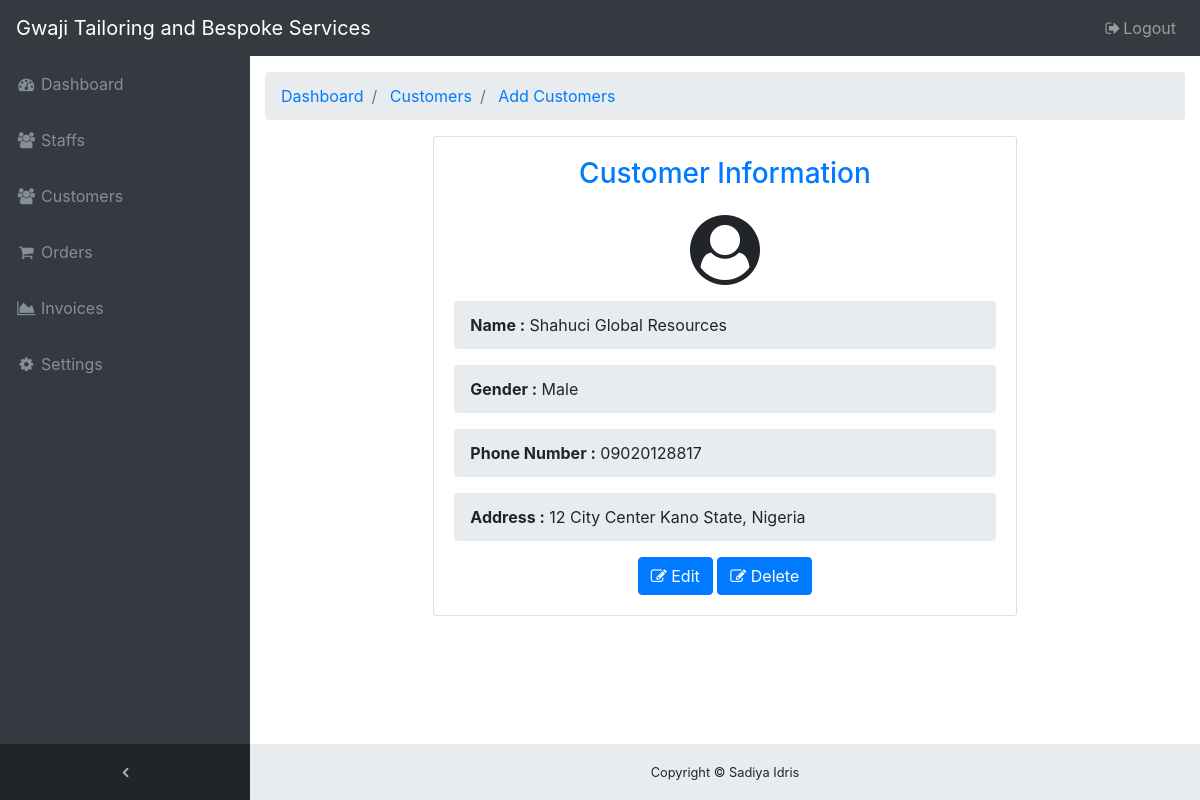
The app's page /customer-view?id=1 (signed in) with its own data.
### tables this page shows
CREATE TABLE `data_clark` (
  `dataClark_id` int(10) NOT NULL,
  `firstName` varchar(100) NOT NULL,
  `surName` varchar(100) NOT NULL,
  `emailAddress` varchar(100) NOT NULL,
  `dateOfBirth` varchar(100) NOT NULL,
  `gender` varchar(100) NOT NULL,
  `maritalStatus` varchar(100) NOT NULL,
  `nationality` varchar(100) NOT NULL,
  `education` varchar(100) NOT NULL,
  `address` varchar(100) NOT NULL,
  `picture` varchar(1000) NOT NULL,
  `businessTitle` varchar(100) DEFAULT NULL,
  `businessMotto` varchar(100) DEFAULT NULL,
  `businessPhone1` varchar(100) DEFAULT NULL,
  `businessPhone2` varchar(100) DEFAULT NULL,
  `businessAddress` varchar(100) DEFAULT NULL,
  `businessLogo` varchar(1000) DEFAULT NULL,
  `password` varchar(100) NOT NULL,
  `status` int(10) DEFAULT NULL,
  `created_at` timestamp NOT NULL DEFAULT current_timestamp(),
  `updated_at` timestamp NULL DEFAULT NULL ON UPDATE current_timestamp()
);

CREATE TABLE `customers` (
  `customer_id` int(10) NOT NULL,
  `dataClark_id` int(10) NOT NULL,
  `name` varchar(100) DEFAULT NULL,
  `gender` varchar(100) DEFAULT NULL,
  `phoneNumber` varchar(100) DEFAULT NULL,
  `address` varchar(100) DEFAULT NULL,
  `created_at` timestamp NOT NULL DEFAULT current_timestamp(),
  `updated_at` timestamp NULL DEFAULT NULL ON UPDATE current_timestamp()
);

### auth.php (called while the page is built, shortened)
<?php
include 'connection.php';
if (isset($_SESSION['adminid'])) {
  $adminid = $_SESSION['adminid'];
}else {
  echo "<script>window.open('index', '_self')</script>";
}
  $adminINFOR = $conn->query("SELECT * FROM data_clark WHERE dataClark_id='".$adminid."' ") or die($conn->error);
    while ($row = $adminINFOR->fetch_assoc()) {
      $btitle = $row['businessTitle'];
    }
?>

### customer-view.php (the view, shortened to what this page needs)
<!DOCTYPE html>
<html lang="en">
<head>
  <link href="vendor/bootstrap/css/bootstrap.min.css" rel="stylesheet">
  <link href="vendor/font-awesome/css/font-awesome.min.css" rel="stylesheet" type="text/css">
  <link href="vendor/datatables/dataTables.bootstrap4.css" rel="stylesheet">
  <link href="css/sb-admin.css" rel="stylesheet">
</head>
<body class="fixed-nav sticky-footer bg-dark" id="page-top">
  <?php
    include 'auth.php'; include 'components/navbar.php';
    if(!empty($_GET['id'])){
        $id = $_GET['id'];
    }else{
        echo "<script> window.open('Customers', '_self')</script>";
    }
    $getCustomer = $conn->query("SELECT * FROM customers WHERE customer_id='".$id."' ");
    while ($row = $getCustomer->fetch_assoc()) {
        $name = $row['name'];
        $gender = $row['gender'];
        $phone = $row['phoneNumber'];
        $address = $row['address'];
    }
  ?>
  <div class="content-wrapper">
    <div class="container-fluid">
      <ol class="breadcrumb">
        <li class="breadcrumb-item">
          <a href="home">Dashboard</a>
        </li>
        <li class="breadcrumb-item active">
            <a href="customers">Customers</a>
        </li>
        <li class="breadcrumb-item active">
            <a href="customer-add">Add Customers</a>
        </li>
      </ol>
      <div class="col-md-8 mx-auto">
        <div class="card mb-3">
            <div class="card-body">
                <h3 class="text-center text-primary">Customer Information</h3>
                <center>
                    <i class="fa fa-user-circle my-3" style="font-size: 70px;"></i>
                </center>
                <div class="row">
                    <div class="col-md-12">
                        <ul class="breadcrumb">
                        <li><b>Name :</b> <?= $name ?></li>
                        </ul>
                    </div>
                    <div class="col-md-12">
                        <ul class="breadcrumb">
                            <li><b>Gender :</b> <?= $gender ?></li>
                        </ul>
                    </div>
                    <div class="col-md-12">
                        <ul class="breadcrumb">
                            <li><b>Phone Number :</b> <?= $phone ?></li>
                        </ul>
                    </div>
                    <div class="col-md-12">
                        <ul class="breadcrumb">
                            <li><b>Address :</b> <?= $address ?></li>
                        </ul>
                    </div>
                </div>
                <center>
                    <a href="customer-edit?id=<?= $id ?>" class="btn btn-primary"><i class="fa fa-edit"></i> Edit</a>
                    <a href="process?action=DeleteCustomer&id=<?= $id ?>" class="btn btn-primary"><i class="fa fa-edit"></i> Delete</a>
                </center>
            </div>
        </div>
      </div>
    </div>
    <?php include 'components/footer.php';?>
  </div>
</body>
</html>

### components/navbar.php (shortened to what this page needs)
<nav class="navbar navbar-expand-lg navbar-dark bg-dark fixed-top" id="mainNav">
    <a class="navbar-brand" href="index.html"><?= $btitle?></a>
    <div class="collapse navbar-collapse" id="navbarResponsive">
      <ul class="navbar-nav navbar-sidenav" id="exampleAccordion">
        <li class="nav-item" data-toggle="tooltip" data-placement="right" title="Dashboard">
          <a class="nav-link" href="home">
            <i class="fa fa-fw fa-dashboard"></i>
            <span class="nav-link-text">Dashboard</span>
          </a>
        </li>
        <li class="nav-item" data-toggle="tooltip" data-placement="right" title="Charts">
          <a class="nav-link" href="staffs">
            <i class="fa fa-fw fa-users"></i>
            <span class="nav-link-text">Staffs</span>
          </a>
        </li>
        <li class="nav-item" data-toggle="tooltip" data-placement="right" title="Tables">
          <a class="nav-link" href="customers">
            <i class="fa fa-fw fa-users"></i>
            <span class="nav-link-text">Customers</span>
          </a>
        </li>
        <li class="nav-item" data-toggle="tooltip" data-placement="right" title="Charts">
          <a class="nav-link" href="orders">
            <i class="fa fa-fw fa-shopping-cart"></i>
            <span class="nav-link-text">Orders</span>
          </a>
        </li>
        <li class="nav-item" data-toggle="tooltip" data-placement="right" title="Charts">
          <a class="nav-link" href="invoices">
            <i class="fa fa-fw fa-area-chart"></i>
            <span class="nav-link-text">Invoices</span>
          </a>
        </li>
        <li class="nav-item" data-toggle="tooltip" data-placement="right" title="Charts">
          <a class="nav-link" href="settings">
            <i class="fa fa-fw fa-gear"></i>
            <span class="nav-link-text">Settings</span>
          </a>
        </li>
      </ul>
      <ul class="navbar-nav sidenav-toggler">
        <li class="nav-item">
          <a class="nav-link text-center" id="sidenavToggler">
            <i class="fa fa-fw fa-angle-left"></i>
          </a>
        </li>
      </ul>
      <ul class="navbar-nav ml-auto">
        <li class="nav-item">
          <a class="nav-link" data-toggle="modal" data-target="#exampleModal">
            <i class="fa fa-fw fa-sign-out"></i>Logout</a>
        </li>
      </ul>
    </div>
  </nav>

### css/sb-admin.css (style rules this page uses)
html { position: relative; min-height: 100%; }
body { overflow-x: hidden; }
body.sticky-footer { margin-bottom: 56px; }
body.sticky-footer .content-wrapper { min-height: calc(100vh - 56px - 56px); }
body.fixed-nav { padding-top: 56px; }
.content-wrapper { min-height: calc(100vh - 56px); padding-top: 1rem; }
#mainNav .navbar-collapse { overflow: auto; max-height: 75vh; }
#mainNav .navbar-collapse .navbar-nav .nav-item .nav-link { cursor: pointer; }
#mainNav .navbar-collapse .sidenav-toggler { display: none; }
@media (min-width: 992px) { #mainNav .navbar-brand { width: 250px; } }
@media (min-width: 992px) { #mainNav .navbar-collapse { overflow: visible; max-height: none; } }
@media (min-width: 992px) { #mainNav .navbar-collapse .navbar-sidenav { position: absolute; top: 0; left: 0; -webkit-flex-direction: column; -ms-flex-direction: column; flex-direction: column; margin-top: 56px; } }
@media (min-width: 992px) { #mainNav .navbar-collapse .navbar-sidenav > .nav-item { width: 250px; padding: 0; } }
@media (min-width: 992px) { #mainNav .navbar-collapse .navbar-sidenav > .nav-item > .nav-link { padding: 1em; } }
#mainNav.fixed-top .sidenav-toggler { display: none; }
@media (min-width: 992px) { #mainNav.fixed-top .navbar-sidenav { height: calc(100vh - 112px); } }
@media (min-width: 992px) { #mainNav.fixed-top .sidenav-toggler { position: absolute; top: 0; left: 0; display: flex; -webkit-flex-direction: column; -ms-flex-direction: column; flex-direction: column; margin-top: calc(100vh - 56px); } }
@media (min-width: 992px) { #mainNav.fixed-top .sidenav-toggler > .nav-item { width: 250px; padding: 0; } }
@media (min-width: 992px) { #mainNav.fixed-top .sidenav-toggler > .nav-item > .nav-link { padding: 1em; } }
#mainNav.fixed-top.navbar-dark .sidenav-toggler { background-color: #212529; }
#mainNav.fixed-top.navbar-dark .sidenav-toggler a i { color: #adb5bd; }
.content-wrapper { overflow-x: hidden; background: white; }
@media (min-width: 992px) { .content-wrapper { margin-left: 250px; } }
#sidenavToggler i { font-weight: 800; }
#mainNav.navbar-dark .navbar-collapse .navbar-sidenav > .nav-item > .nav-link { color: #868e96; }
@media (min-width: 992px) { #mainNav.navbar-dark .navbar-collapse .navbar-sidenav { background: #343a40; } }

### records on screen
data_clark: businessTitle "Gwaji Tailoring and Bespoke Services"
customers: name "Shahuci Global Resources", gender "Male", phoneNumber "09020128817", address "12 City Center Kano State, Nigeria"
